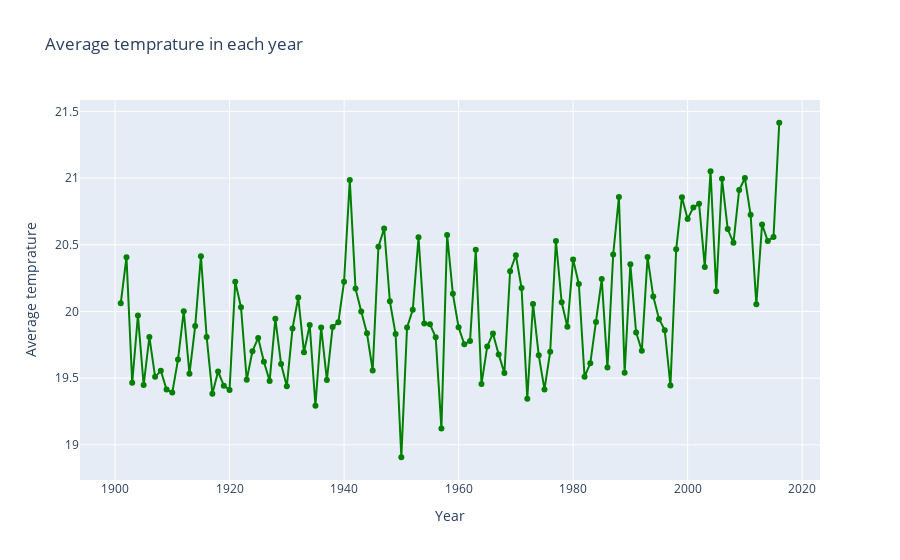

Notebook code cell kept with this figure:
### Markdown cell above
## **Line + Marker Plot**

### Code cell
trace = go.Scatter(x = temp_year.index,
                y=temp_year['Temperature - (Celsius)'],
                mode = 'lines + markers',
                text= temp_year.index,
                marker= {'color': 'green', 'size': 6})

data = [trace]
layout = go.Layout(title= 'Average temprature in each year',
                xaxis= {'title': 'Year'},
                yaxis= {'title': 'Average temprature'})

fig = go.Figure(data=data,layout=layout)

iplot(fig)
